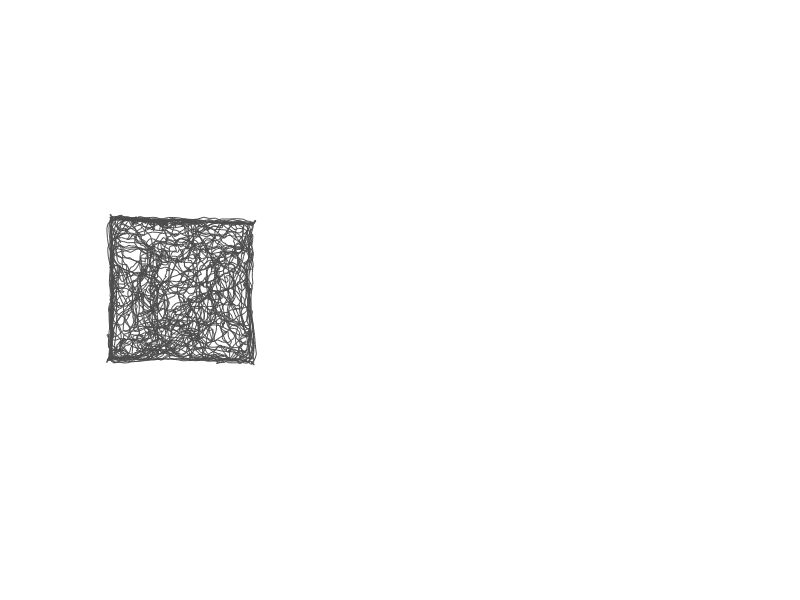

Reproduce this figure in MATLAB.
%%

clear;clc;close

load('data_Fig_1B.mat');

%%
f=figure(1);

subplot(1,3,1);
scale=3;
plot(pos_HD(1:scale:end,2),pos_HD(1:scale:end,3),'color',[0.3,0.3,0.3]);
axis equal;axis([-50 50 -50 50]);axis off;

set(f,'Position',[395 395 1130 370]);


%%


